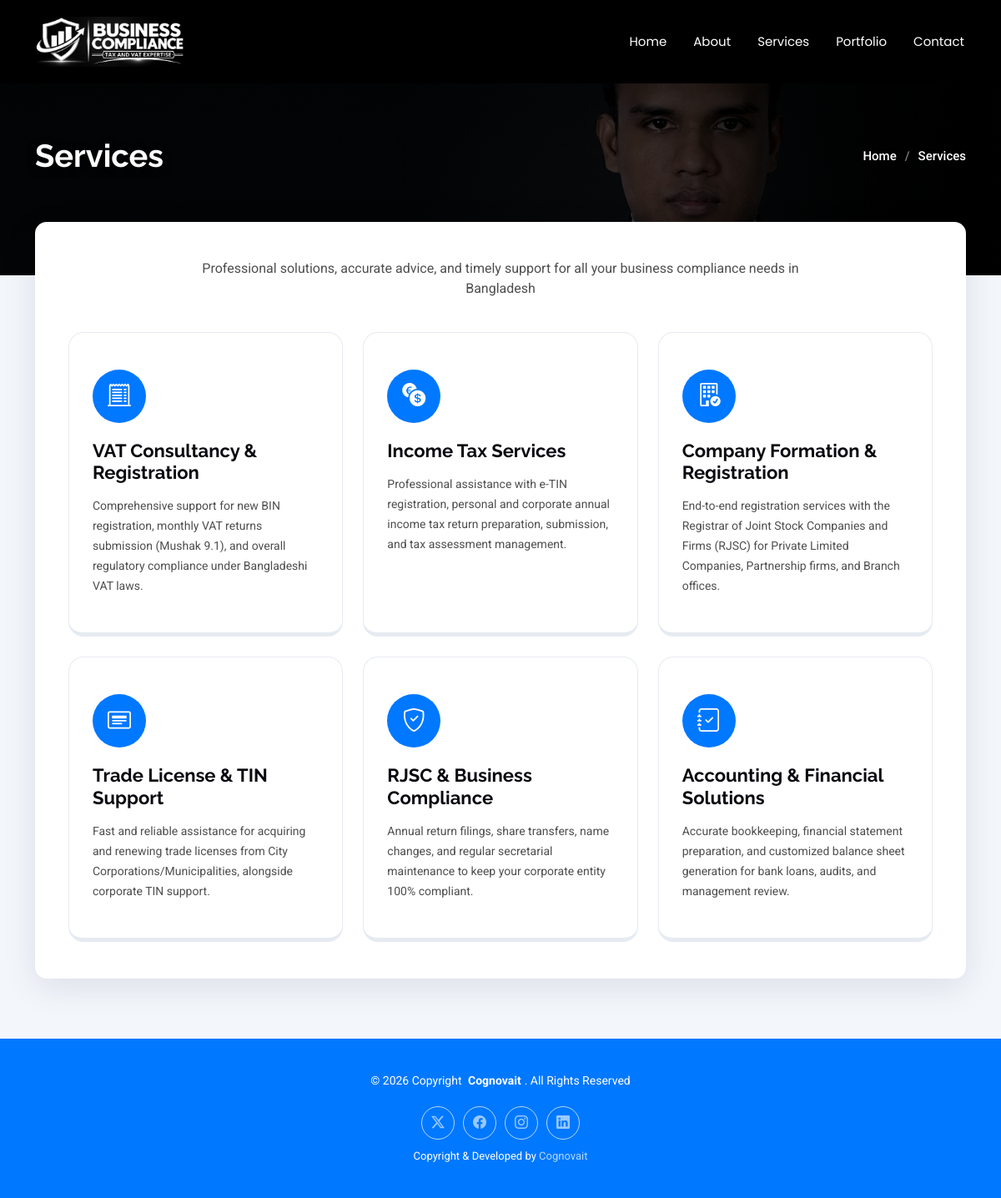
/services.php, run on the app's committed database.
### tables this page shows
CREATE TABLE `nav_menu` (
  `id` int(10) unsigned NOT NULL AUTO_INCREMENT,
  `label` varchar(50) NOT NULL,
  `url` varchar(255) NOT NULL DEFAULT '#',
  `sort_order` int(11) NOT NULL DEFAULT 0,
  `is_active` tinyint(1) NOT NULL DEFAULT 1,
  PRIMARY KEY (`id`)
);

CREATE TABLE `services` (
  `id` int(10) unsigned NOT NULL AUTO_INCREMENT,
  `icon` varchar(64) NOT NULL COMMENT 'Bootstrap Icons class, e.g. bi-activity',
  `title` varchar(150) NOT NULL,
  `description` text NOT NULL,
  `sort_order` int(11) NOT NULL DEFAULT 0,
  `is_active` tinyint(1) NOT NULL DEFAULT 1,
  PRIMARY KEY (`id`)
);

CREATE TABLE `social_links` (
  `id` int(10) unsigned NOT NULL AUTO_INCREMENT,
  `icon` varchar(64) NOT NULL COMMENT 'Bootstrap Icons class, e.g. bi-twitter-x',
  `url` varchar(255) NOT NULL DEFAULT '#',
  `sort_order` int(11) NOT NULL DEFAULT 0,
  `is_active` tinyint(1) NOT NULL DEFAULT 1,
  PRIMARY KEY (`id`)
);

### src/helpers.php (called while the page is built, shortened)
<?php
function e(mixed $value): string
{
    return htmlspecialchars((string) $value, ENT_QUOTES | ENT_SUBSTITUTE, 'UTF-8');
}
function safe_url(?string $url): string
{
    $url = trim((string) $url);
    if (preg_match('#^https?://#i', $url) || preg_match('/^#[\w-]*$/', $url)) {
        return $url;
    }
    return '#';
}
function nav_url(?string $url): string
{
    $url = trim((string) $url);
    if (preg_match('/^[A-Za-z0-9_-]+\.php(?:#[\w-]*)?$/', $url)) {
        return $url;
    }
    return '#';
}
if (!function_exists('settings')) {
    function settings(): array
    {
        static $cache = null;
        if ($cache === null) {
            $cache = [];
            try {
                foreach (Database::fetchAll('SELECT setting_key, setting_value FROM site_settings') as $row) {
                    $cache[$row['setting_key']] = $row['setting_value'];
                }
            } catch (Throwable) {
                return [];
            }
        }
        return $cache;
    }
}
if (!function_exists('setting')) {
    function setting(string $key, mixed $default = ''): string
    {
        $all = settings();
        return isset($all[$key]) && $all[$key] !== null ? (string) $all[$key] : (string) ($default ?? '');
    }
}

### db.php (called while the page is built, shortened)
<?php
final class Database
{
    private static ?PDO $pdo = null;
    private static function getEnvOr(string $key, string $default): string
    {
        $val = getenv($key);
        return $_ENV[$key] ?? $_SERVER[$key] ?? $default;
    }
    public static function pdo(): PDO
    {
        if (self::$pdo instanceof PDO) {
            return self::$pdo;
        }
        $host    = self::getEnvOr('DB_HOST', '127.0.0.1');
        $port    = self::getEnvOr('DB_PORT', '3306');
        $name    = self::getEnvOr('DB_NAME', 'devfolio');
        $user    = self::getEnvOr('DB_USER', 'root');
        $pass    = self::getEnvOr('DB_PASS', '');
        $charset = 'utf8mb4';
        $opts = [
            PDO::ATTR_ERRMODE            => PDO::ERRMODE_EXCEPTION,
            PDO::ATTR_DEFAULT_FETCH_MODE => PDO::FETCH_ASSOC,
            PDO::ATTR_EMULATE_PREPARES   => false,
        ];
        $base = sprintf('mysql:host=%s;port=%s;charset=%s', $host, $port, $charset);
        try {
            try {
                self::$pdo = new PDO($base . ';dbname=' . $name, $user, $pass, $opts);
            } catch (PDOException $e) {
                if ((int) ($e->errorInfo[1] ?? 0) !== 1049) {
                    throw $e;
                }
                $tmp = new PDO($base, $user, $pass, $opts);
                $tmp->exec('CREATE DATABASE IF NOT EXISTS `' . $name . '` CHARACTER SET utf8mb4 COLLATE utf8mb4_unicode_ci');
                self::$pdo = new PDO($base . ';dbname=' . $name, $user, $pass, $opts);
            }
        } catch (PDOException $e) {
            error_log('DevFolio DB connection failed: ' . $e->getMessage());
            http_response_code(500);
            exit('Database connection failed: ' . $e->getMessage());
        }
        return self::$pdo;
    }
    private static function run(string $sql, array $params): PDOStatement
    {
        $st = self::pdo()->prepare($sql);
        $st->execute($params);
        return $st;
    }
    public static function fetchAll(string $sql, array $params = []): array
    {
        $st = self::run($sql, $params);
        return $st->fetchAll();
    }
}
function db(): PDO
{
    return Database::pdo();
}

### services.php (the view, shortened to what this page needs)
<?php
require_once __DIR__ . '/includes/functions.php';
$pageTitle   = 'Services - ' . setting('site_name', 'DevFolio') . ' Bootstrap Template';
$bodyClass   = 'services-page inner-page';
$services = get_services();
require __DIR__ . '/includes/header.php';
?>
  <main class="main">
    <?php require __DIR__ . '/includes/breadcrumb.php'; ?>
    <section id="services" class="services section">
      <div class="container">
       <div class="inner-card">
        <div class="row gy-4">
          <?php foreach ($services as $i => $sv): ?>
          <div class="col-lg-4 col-md-6" data-aos="fade-up" data-aos-delay="<?= ($i + 1) * 100 ?>">
            <div class="service-item position-relative">
              <div class="icon">
                <i class="bi <?= e($sv['icon']) ?>"></i>
              </div>
              <a href="#" class="stretched-link">
                <h3><?= e($sv['title']) ?></h3>
              </a>
              <p><?= e($sv['description']) ?></p>
            </div>
          </div>
          <?php endforeach; ?>
        </div>
       </div>
      </div>
    </section>
  </main>
<?php require __DIR__ . '/includes/footer.php'; ?>

### includes/header.php (shortened to what this page needs)
<?php
require_once __DIR__ . '/functions.php';
$bodyClass = $bodyClass ?? 'index-page';
$siteName = setting('site_name', 'DevFolio');
$siteLogo = setting('site_logo', '');
$navItems      = get_nav_items();
$currentScript = basename($_SERVER['SCRIPT_NAME'] ?? 'index.php');
$navLinkActive = static function (string $url) use ($currentScript): bool {
    $path = strtok($url, '#?') ?: '';
    if ($path === '' || !str_ends_with($path, '.php')) {
        return false;
    }
    if ($path === $currentScript) {
        return true;
    }
    $slug = substr($path, 0, -4);
    return str_starts_with($currentScript, $slug . '-');
};
?>
<!DOCTYPE html>
<html lang="en">
<head>
  <link href="css/bootstrap.min.css" rel="stylesheet">
  <link href="css/bootstrap-icons.css" rel="stylesheet">
  <link href="css/aos.css" rel="stylesheet">
  <link href="css/glightbox.min.css" rel="stylesheet">
  <link href="css/swiper-bundle.min.css" rel="stylesheet">
  <link href="css/main.css" rel="stylesheet">
</head>
<body class="<?= e($bodyClass) ?>">
  <header id="header" class="header d-flex align-items-center sticky-top">
    <div class="container-fluid container-xl position-relative d-flex align-items-center justify-content-between">
      <a href="index.php" class="logo d-flex align-items-center">
        <?php if (!empty($siteLogo) && is_file(ROOT_PATH . '/' . $siteLogo)): ?>
          <img src="<?= e($siteLogo) ?>" alt="<?= e($siteName) ?>">
        <?php else: ?>
          <h1 class="sitename"><?= e($siteName) ?></h1>
        <?php endif; ?>
      </a>
      <nav id="navmenu" class="navmenu">
        <ul>
          <?php foreach ($navItems as $item): $isActive = $navLinkActive((string) $item['url']); ?>
          <li><a href="<?= e(nav_url($item['url'])) ?>"<?= $isActive ? ' class="active"' : '' ?>><?= e($item['label']) ?></a></li>
          <?php endforeach; ?>
        </ul>
      </nav>
    </div>
  </header>

### includes/footer.php (shortened to what this page needs)
<?php
require_once __DIR__ . '/functions.php';
?>
  <footer id="footer" class="footer accent-background">
    <div class="container">
      <div class="copyright text-center ">
        <p>© <?= date('Y') ?> <span>Copyright</span> <strong class="px-1 sitename">Cognovait</strong>. <span>All Rights Reserved</span></p>
      </div>
      <div class="social-links d-flex justify-content-center">
        <?php foreach (get_social_links() as $s): ?>
        <a href="<?= e(safe_url($s['url'])) ?>"><i class="bi <?= e($s['icon']) ?>"></i></a>
        <?php endforeach; ?>
      </div>
      <div class="credits">
        Copyright &amp; Developed by <a href="https://cognovait.com/" target="_blank" rel="noopener">Cognovait</a>
      </div>
    </div>
  </footer>
</body>
</html>

### data on the page
nav_menu: label "Home"
nav_menu: label "About"
nav_menu: label "Services"
nav_menu: label "Portfolio"
nav_menu: label "Contact"
services: title "VAT Consultancy & Registration", description "Comprehensive support for new BIN registration, monthly VAT returns submission (Mushak 9.1), and overall regulatory compliance under Bangladeshi VAT laws."
services: title "Income Tax Services", description "Professional assistance with e-TIN registration, personal and corporate annual income tax return preparation, submission, and tax assessment management."
services: title "Company Formation & Registration", description "End-to-end registration services with the Registrar of Joint Stock Companies and Firms (RJSC) for Private Limited Companies, Partnership firms, and Branch offices."
services: title "Trade License & TIN Support", description "Fast and reliable assistance for acquiring and renewing trade licenses from City Corporations/Municipalities, alongside corporate TIN support."
services: title "RJSC & Business Compliance", description "Annual return filings, share transfers, name changes, and regular secretarial maintenance to keep your corporate entity 100% compliant."
services: title "Accounting & Financial Solutions", description "Accurate bookkeeping, financial statement preparation, and customized balance sheet generation for bank loans, audits, and management review."

### other printed values
$bannerTitle "Services"
$subtitle "Professional solutions, accurate advice, and timely support for all your business compliance needs in Bangladesh"
